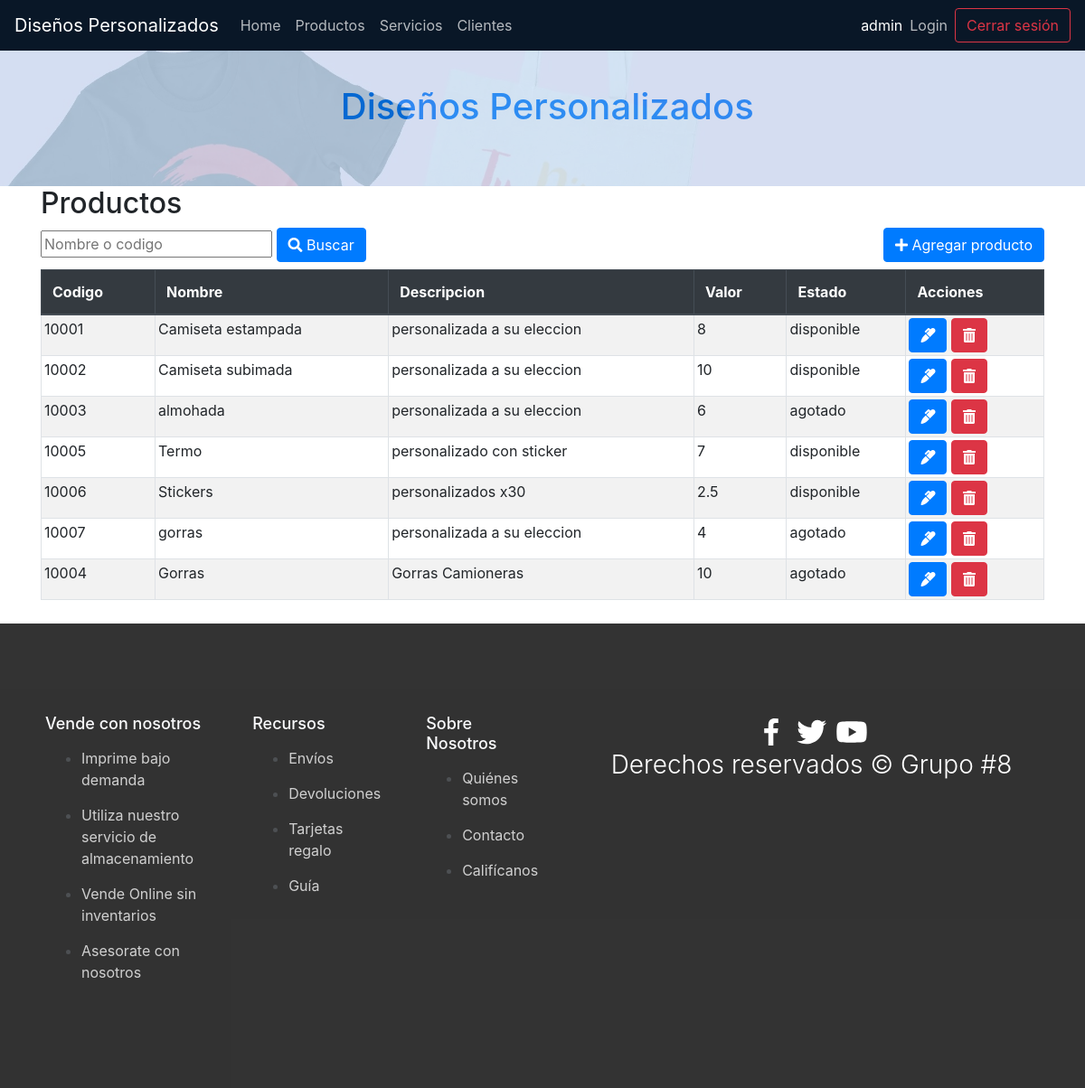
The app's page /index.php?c=Productos&f=index (signed in) with its own data.
### tables this page shows
CREATE TABLE `productos` (
  `id` int(3) NOT NULL,
  `codigo` int(5) DEFAULT NULL,
  `nombre` varchar(30) DEFAULT NULL,
  `descripcion` varchar(50) DEFAULT NULL,
  `valor` float DEFAULT NULL,
  `disponibilidad` varchar(10) DEFAULT NULL
);

### controller/FrontController.php (called while the page is built, shortened)
<?php
class FrontController {
    public function ruteo()
    {
        $funcion = (!empty($_REQUEST['f'])) ? htmlentities($_REQUEST['f']) : FUNCION_PRINCIPAL;
        $cont = new  $controlador();
        $cont->$funcion();
    }
}
?>

### index.php (called while the page is built)
<?php
require_once 'controller/FrontController.php';
$front = new FrontController();
$front->ruteo();

### config/Conexion.php (called while the page is built)
<?php
class Conexion {
    public static function getConexion() {
         $dsn = 'mysql:host=localhost;port=3306;dbname=' . DBNAME;
        $conexion = null;
        try {
            $conexion = new PDO($dsn, DBUSER, DBPASSWORD);
             $conexion->setAttribute(PDO::ATTR_ERRMODE, PDO::ERRMODE_EXCEPTION);
        } catch (Exception $e) {
            echo $e;
            die("error " . $e->getMessage());
        }
        return $conexion;
    }
}

### model/dao/ProductoDAO.php (called while the page is built, shortened)
<?php
require_once 'config/Conexion.php';
class ProductoDAO {
    private $pdr;
    static private $getAll = "select * from productos";
    public function __construct() {
        $this->pdr = Conexion::getConexion();
    }
    public function getAll()
    {
        $stmt = $this->pdr->prepare(ProductoDAO::$getAll);
        $stmt->execute();
        return $stmt->fetchAll(PDO::FETCH_ASSOC);
    }
}?>

### view/productos/productos.list.php (the view)
<?php require_once HEADER; ?>
<div class="container">
<h2> <?php echo "Productos"?></h2>
    <div class="row">
        <div class="col-sm-6">
            <form action="index.php?c=productos&f=search" method="POST">
                <input type="text" name="b" id="busqueda"  placeholder="Nombre o codigo"/>
                <button type="submit" class="btn btn-primary"><i class="fas fa-search"></i> Buscar</button>
            </form>
        </div>
        <div class="col-sm-6 d-flex flex-column align-items-end">
            <a href="index.php?c=productos&f=view_new">
                <button type="button" class="btn btn-primary">
                    <i class="fas fa-plus"></i> Agregar producto</button>
            </a>
        </div>
    </div>
    <div class="table-responsive mt-2">
        <table class="table table-striped table-bordered">
            <thead class="thead-dark">
            <th>Codigo</th>
            <th>Nombre </th>
            <th>Descripcion </th>
            <th>Valor </th>
            <th>Estado</th>
            <th>Acciones</th>
            </thead>
            <tbody class="tabladatos">
                <?php
                foreach ($resultados as $fila) {
                  ?>
                <tr>
                    <td><?php echo $fila['codigo'];?></td>
                    <td><?php echo $fila['nombre'];?></td>
                    <td><?php echo $fila['descripcion'];?></td>
                    <td><?php echo $fila['valor'];?></td>
                    <td><?php echo $fila['disponibilidad'];?></td>
                    <td>
                        <a class="btn btn-primary"
                    href="index.php?c=productos&f=view_edit&id=<?php echo  $fila['id']; ?>">
                    <i class="fas fa-marker"></i></a>
                    <a class="btn btn-danger"
                   onclick="if(!confirm('Esta seguro de eliminar el producto?'))return false;"
                    href="index.php?c=productos&f=delete&id=<?php echo  $fila['id']; ?>">
                    <i class="fas fa-trash-alt"></i></a>
                    </td>
                </tr>
                <?php  }?>
            </tbody>
        </table>
    </div>
</div>
<?php  require_once FOOTER ?>

### controller/ProductosController.php (shortened to what this page needs)
<?php
require_once 'model/dao/ProductoDAO.php';
class ProductosController {
    public function index() {
        $this->model=new ProductoDAO();
        $resultados = $this->model->getAll();
        if (empty($_SESSION[ID_ROLE]) || $_SESSION[ID_ROLE] == '2') {
            require_once VPRODUCTO . 'user.php';
        }else{
            require_once VPRODUCTO . 'list.php';
        }
    }
}?>

### view/templates/header.php (shortened to what this page needs)
<!DOCTYPE html>
<html>
    <head>
        <link href="assets/css/bootstrap.min.css" rel="stylesheet">
        <link href="assets/css/styles.css" rel="stylesheet">
        <link rel="stylesheet"
        href="https://use.fontawesome.com/releases/v5.6.3/css/all.css"
>
    </head>
    <body>
        <nav class="barraNavegacion navbar navbar-expand-md navbar-dark fixed-top">
            <a class="navbar-brand" href="index.php">Diseños Personalizados</a>
            <ul class="navbar-nav mr-auto">
                <li class="nav-item"><a class="nav-link" href="index.php">Home</a></li>
                <li class="nav-item"><a class="nav-link" href="index.php?c=Productos&f=index">Productos</a></li>
                <li class="nav-item"><a class="nav-link" href="index.php?c=Servicios&f=index">Servicios</a></li>
                <?php if (empty($_SESSION[ID_ROLE]) || $_SESSION[ID_ROLE] == '1'){?>
                    <li class="nav-item"><a class="nav-link" href="index.php?c=Clientes&f=index">Clientes</a></li>
                <?php } else if (empty($_SESSION[ID_ROLE]) || $_SESSION[ID_ROLE] == '2'){?>
                    <li class="nav-item"><a class="nav-link" aria-current="page" href="index.php?c=Info">Quienes somos</a></li>
                <?php } else{?>
                    <li class="nav-item"><a class="nav-link" aria-current="page" href="index.php?c=Info">Quienes somos</a></li>
                <?php }?>
            </ul>
            <ul class="navbar-nav ml-auto">
                <li class="nav-item my-auto"><span style="color:white"><?php
                if (isset($_SESSION[NAME_USER])) {
                    echo $_SESSION['name'];
                }else{
                    echo 'Usuario';
                }?> </span></li>
                <li class="nav-item"><a class="nav-link" href="index.php?c=index&f=index&p=login">Login</a></li>
            </ul>
            <?php
            if (isset($_SESSION['name']) && isset($_SESSION['role'])) {
                echo '<a class="btn btn-outline-danger" href="index.php?c=auth&f=logout">Cerrar sesión</a>';
            }
            ?>
        </nav>
        <div class="fondo">
        <h1 class="jumbotron text-center titNivel1">
            Diseños Personalizados </h1>
    </div>

### view/templates/footer.php (shortened to what this page needs)
<footer class="footer">
        <div class="footer-contenido contenedor">
            <div class="link">
                <h3>Vende con nosotros</h3>
                <ul>
                    <li><a href="#">Imprime bajo demanda</a></li>
                    <li><a href="#">Utiliza nuestro servicio de almacenamiento</a></li>
                    <li><a href="#">Vende Online sin inventarios</a></li>
                    <li><a href="#">Asesorate con nosotros</a></li>
                </ul>
            </div>
            <div class="link">
                <h3>Recursos</h3>
                <ul>
                    <li><a href="#">Envíos</a></li>
                    <li><a href="#">Devoluciones</a></li>
                    <li><a href="Tarjeta_regalo.html">Tarjetas regalo</a></li>
                    <li><a href="#">Guía</a></li>
                </ul>
            </div>
            <div class="link">
                <h3>Sobre Nosotros</h3>
                <ul>
                    <li><a href="Nosotros.html">Quiénes somos</a></li>
                    <li><a href="Contacto.html">Contacto</a></li>
                    <li><a href="Calificanos.html">Califícanos</a></li>
                </ul>
            </div>
            <section class="footer__copy container">
                <div class="footer__social">
                    <a href="#" class="footer__icons"><img src="assets/images/facebook.svg" class="footer__img"></a>
                    <a href="#" class="footer__icons"><img src="assets/images/twitter.svg" class="footer__img"></a>
                    <a href="#" class="footer__icons"><img src="assets/images/youtube.svg" class="footer__img"></a>
                </div>
                <h3 class="footer__copyright">Derechos reservados &copy; Grupo #8</h3>
            </section>
        </div>
    </footer>
</body>
</html>

### assets/css/styles.css (style rules this page uses)
.barraNavegacion { background: #091727; }
.barraNavegacion ul li a { color: rgba(255,255,255,.7) !important; }
.jumbotron { opacity: 0.8; color: black; margin-top: 30px; margin-bottom: 0px; }
.titNivel1 { color: #007bff; background: #cee6ff; border-radius: 0px; }
.tabladatos tr td { padding: 3px ; }
.footer { padding: 10px 20px 0px 20px; background-color: #dedede; opacity: 0.8; margin-top: 10px; margin-bottom: 0px; }
.footer a { color: #007bff; text-decoration: underline; }

### view/templates/header.php (style rules this page uses)
.fondo { background-image: url('assets/images/images2.jpg'); background-size:cover; }

### view/templates/footer.php (style rules this page uses)
.footer { padding: 100px 0; background-color: #000; }
.footer-contenido { display: flex; justify-content: space-between; }
.link a { font-size: 16px; color: #c5c5c5; display: block; margin-bottom: 15px; text-decoration: none; }
.link h3 { font-size: 18px; color: #F9FAFC; margin-bottom: 15px; }
.link { margin-left: 50px; }
.footer__copy { --padding-container: 30px 0; text-align: center; color: #fff; }
.footer__copyright { font-weight: 300; }
.footer__icons { margin-bottom: 10px; }
.footer__img { width: 40px; }

### records on screen
productos: codigo "10001", nombre "Camiseta estampada", descripcion "personalizada a su eleccion", valor "8", disponibilidad "disponible"
productos: codigo "10002", nombre "Camiseta subimada", descripcion "personalizada a su eleccion", valor "10", disponibilidad "disponible"
productos: codigo "10003", nombre "almohada", descripcion "personalizada a su eleccion", valor "6", disponibilidad "agotado"
productos: codigo "10005", nombre "Termo", descripcion "personalizado con sticker", valor "7", disponibilidad "disponible"
productos: codigo "10006", nombre "Stickers", descripcion "personalizados x30", valor "2.5", disponibilidad "disponible"
productos: codigo "10007", nombre "gorras", descripcion "personalizada a su eleccion", valor "4", disponibilidad "agotado"
productos: codigo "10004", nombre "Gorras", descripcion "Gorras Camioneras", valor "10", disponibilidad "agotado"

### other values on screen
$_SESSION['name'] "admin"
